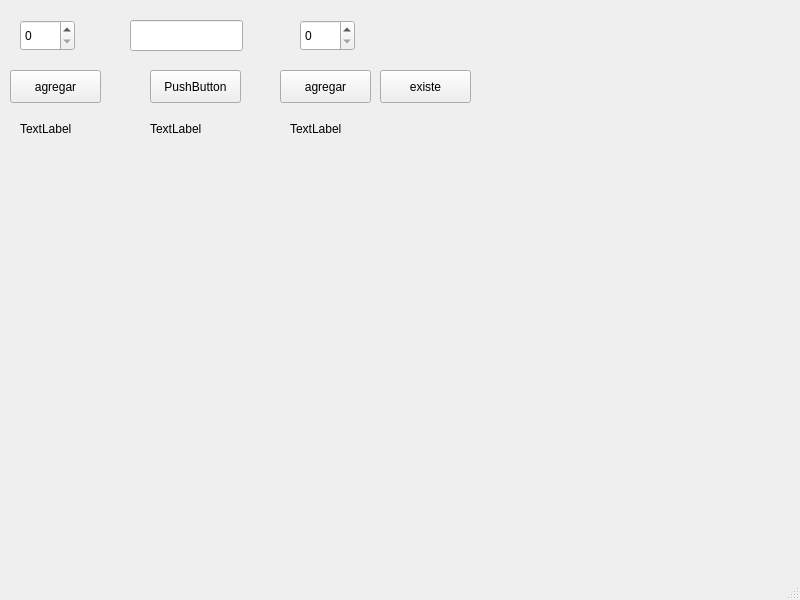
<?xml version="1.0" encoding="UTF-8"?>
<ui version="4.0">
 <class>MainWindow</class>
 <widget class="QMainWindow" name="MainWindow">
  <property name="geometry">
   <rect>
    <x>0</x>
    <y>0</y>
    <width>800</width>
    <height>600</height>
   </rect>
  </property>
  <property name="windowTitle">
   <string>MainWindow</string>
  </property>
  <widget class="QWidget" name="centralwidget">
   <widget class="QPushButton" name="pushButton">
    <property name="geometry">
     <rect>
      <x>10</x>
      <y>70</y>
      <width>91</width>
      <height>33</height>
     </rect>
    </property>
    <property name="text">
     <string>agregar</string>
    </property>
   </widget>
   <widget class="QSpinBox" name="spinBox">
    <property name="geometry">
     <rect>
      <x>20</x>
      <y>20</y>
      <width>55</width>
      <height>31</height>
     </rect>
    </property>
   </widget>
   <widget class="QLabel" name="label">
    <property name="geometry">
     <rect>
      <x>20</x>
      <y>120</y>
      <width>64</width>
      <height>17</height>
     </rect>
    </property>
    <property name="text">
     <string>TextLabel</string>
    </property>
   </widget>
   <widget class="QLabel" name="label_2">
    <property name="geometry">
     <rect>
      <x>150</x>
      <y>120</y>
      <width>271</width>
      <height>17</height>
     </rect>
    </property>
    <property name="text">
     <string>TextLabel</string>
    </property>
   </widget>
   <widget class="QLineEdit" name="lineEdit">
    <property name="geometry">
     <rect>
      <x>130</x>
      <y>20</y>
      <width>113</width>
      <height>31</height>
     </rect>
    </property>
   </widget>
   <widget class="QPushButton" name="pushButton_2">
    <property name="geometry">
     <rect>
      <x>150</x>
      <y>70</y>
      <width>91</width>
      <height>33</height>
     </rect>
    </property>
    <property name="text">
     <string>PushButton</string>
    </property>
   </widget>
   <widget class="QSpinBox" name="spinBox_2">
    <property name="geometry">
     <rect>
      <x>300</x>
      <y>20</y>
      <width>55</width>
      <height>31</height>
     </rect>
    </property>
   </widget>
   <widget class="QPushButton" name="pushButton_3">
    <property name="geometry">
     <rect>
      <x>280</x>
      <y>70</y>
      <width>91</width>
      <height>33</height>
     </rect>
    </property>
    <property name="text">
     <string>agregar</string>
    </property>
   </widget>
   <widget class="QLabel" name="label_3">
    <property name="geometry">
     <rect>
      <x>290</x>
      <y>120</y>
      <width>111</width>
      <height>17</height>
     </rect>
    </property>
    <property name="text">
     <string>TextLabel</string>
    </property>
   </widget>
   <widget class="QPushButton" name="pushButton_4">
    <property name="geometry">
     <rect>
      <x>380</x>
      <y>70</y>
      <width>91</width>
      <height>33</height>
     </rect>
    </property>
    <property name="text">
     <string>existe</string>
    </property>
   </widget>
  </widget>
  <widget class="QMenuBar" name="menubar">
   <property name="geometry">
    <rect>
     <x>0</x>
     <y>0</y>
     <width>800</width>
     <height>29</height>
    </rect>
   </property>
  </widget>
  <widget class="QStatusBar" name="statusbar"/>
 </widget>
 <resources/>
 <connections/>
</ui>
